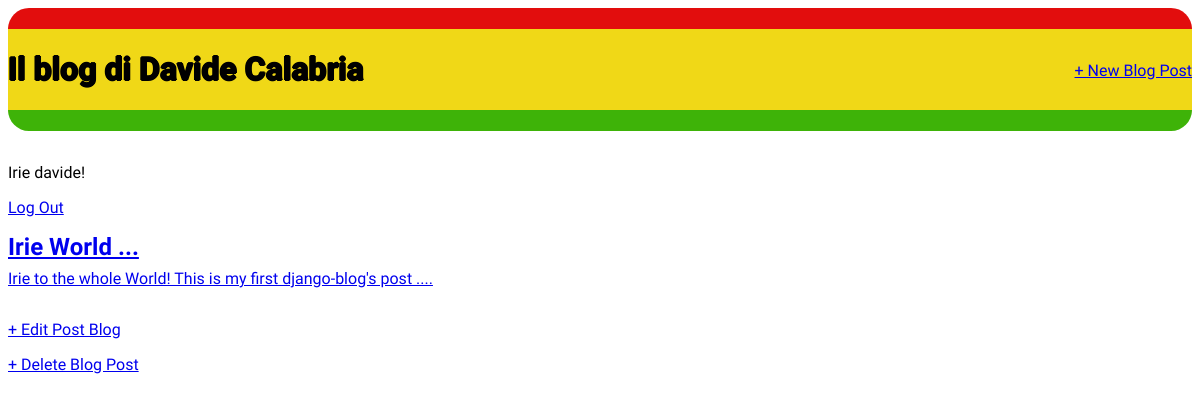
The app's page /post/1/ (signed in) with its own data.
### blog/models.py (models this page shows, shortened)
class Post(models.Model):
	title = models.CharField(max_length=200)
	author = models.ForeignKey(
		'auth.User',
		on_delete=models.CASCADE,
	)
	body = models.TextField()

### blog/views.py (the view)
# urls.py: path('post/<int:pk>/', BlogDetailView.as_view(),
class BlogDetailView(DetailView): #new
	model = Post
	template_name = 'post_detail.html'

### templates/post_detail.html
{% extends 'base.html' %}
{% block content %}
	<div class="post-entry">
		<h2>{{ object.title }}</h2>
		<p>{{ object.body }}</p>
	</div>
	<p><a href="{% url 'post_edit' post.pk %}">+ Edit Post Blog</a></p>
	<p><a href="{% url 'post_delete' post.pk %}">+ Delete Blog Post</a></p>
{% endblock content %}

### templates/base.html (shortened to what this page needs)
{% load static %}
<html>
	<head>
		<link rel="stylesheet" href="{% static 'css/base.css' %}">
	</head>
	<body>
		<header>
			<div class="nav-left">
				<h1><a href="{% url 'home' %}">Il blog di Davide Calabria</a></h1>
			</div>
			<div class="nav-right">
				<a href="{% url 'post_new' %}">+ New Blog Post</a>
			</div>
		</header>
		{% if user.is_authenticated %}
			<p>Irie {{ user.username }}!</p>
			<p><a href="{% url 'logout' %}">Log Out</p>
		{% else %}
			<p>You are not logged in</p>
			<a href="{% url 'login' %}">Log In</a>
		{% endif %}
		<div>
			{% block content %}
			{% endblock content %}
		</div>
	</body>
</html>

### static/css/base.css (style rules this page uses)
body { font-family: 'Reggae One', cursive; font-size = 18px; }
header { border-radius: 21px; border-top : 21px solid #e20d0d; border-bottom : 21px solid #3eb308; margin-bottom : 2rem; display: flex; background: #f0d817; }
header h1 a { color: #000000; text-decoration: none; text-shadow: -1px 0 black, 0 1px black, 1px 0 black, 0 -1px black; }
.nav-left { margin-right: auto; }
.nav-right { display: flex; padding-top: 2rem; }
.post-entry { margin-bottom: 2rem; }
.post-entry h2 { margin: 0.5rem 0; }
.post-entry p { margin: 0; font-weight: 400; }

### records on screen
Post: title "Irie World ...", body "Irie to the whole World! This is my first django-blog's post ...."

### other values on screen
{{ user.username }} "davide"
